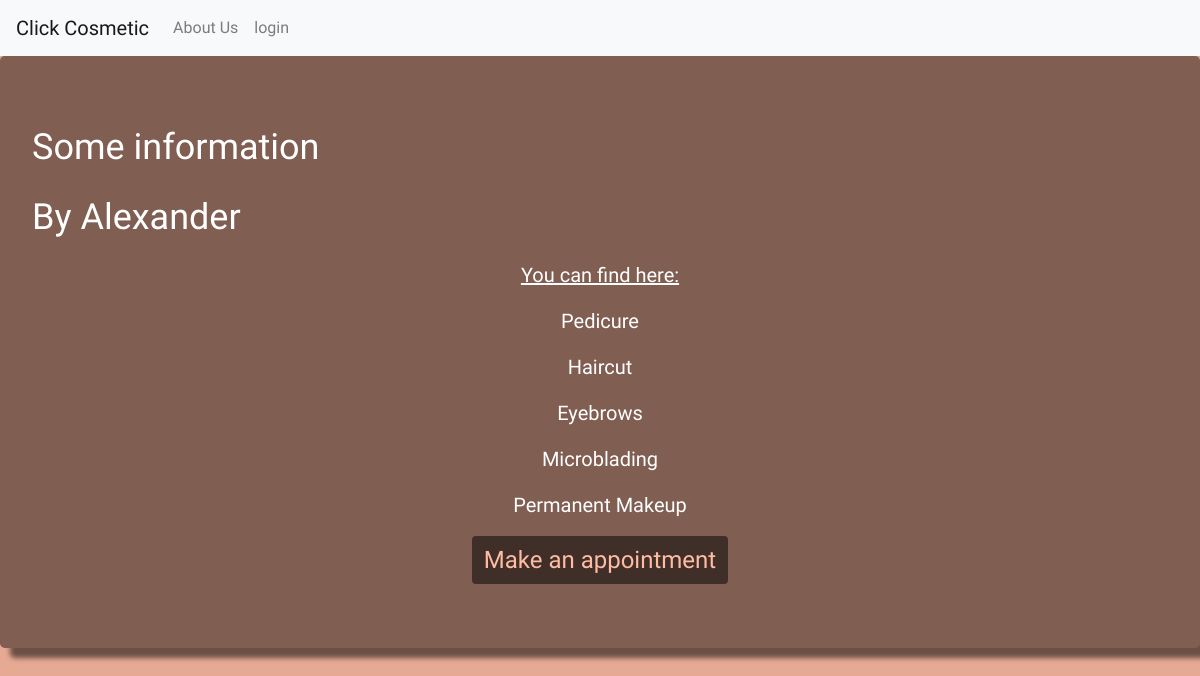
Page /14/ on the committed database.
### core/models.py (models this page shows, shortened)
class Business(models.Model):
    user = models.OneToOneField(settings.AUTH_USER_MODEL, on_delete=models.CASCADE, related_name='business',default=None )
    phone = models.CharField(max_length=50, null=True, blank=True)
    description = models.TextField()
    treatments = models.ManyToManyField(TreatmentType, blank=True)
    days = models.ManyToManyField(WorkDay, blank=True)
    location = models.CharField(max_length=20)
    start_hour = models.TimeField(default="08:00")
    end_hour = models.TimeField(default="16:00")

class TreatmentType(models.Model):
    name = models.CharField(max_length=200)

### core/views.py (the view)
# urls.py: path('<int:pk>/', BusinessDetail.as_view(), name="business_detail"),
class BusinessDetail(DetailView):
    template_name = 'core/busines_detail.html'
    model = Business
    def get_context_data(self, **kwargs):
        context = super().get_context_data(**kwargs)
        context['apo_list'] = self.get_object().appointments.all()
        return context

### core/templates/core/busines_detail.html (shortened to what this page needs)
{% extends 'core/base.html' %}
{% block business %}
    <div class="jumbotron text-center">
    <div class = "head">
        <p>{{ object.description }}</p>
        <p>By {{ object.user.first_name }}</p>
    </div>
    <div style="font-size: 2.5vh">
        <p><u>You can find here:</u></p>
        {% for treat in object.treatments.all %}
            <p>{{ treat.name }}</p>
        {% endfor %}
        <a class="btn" href="{% url 'core:appointment_form' object.id %}">Make an appointment</a>
    </div>
    </div>
{% endblock business %}

### core/static/css/style.css (style rules this page uses)
body { background-color: #E6A993; font-family: 'Oleo Script'; padding: 0; margin: 0; }
.jumbotron { background-color: #805E52; color: #fff; box-shadow: 10px 10px 5px 0px rgba(0, 0, 0, 0.53); height: 100%; width: auto; }
.head { font-size: 3vw; text-align: start; }
.btn { border: #402F29; background-color: #402F29; color: #FFBCA3; font-size: 2vw; }

### rows in the picture
Business: description "Some information", user.first_name "Alexander"
TreatmentType: name "Pedicure"
TreatmentType: name "Haircut"
TreatmentType: name "Eyebrows"
TreatmentType: name "Microblading"
TreatmentType: name "Permanent Makeup"
